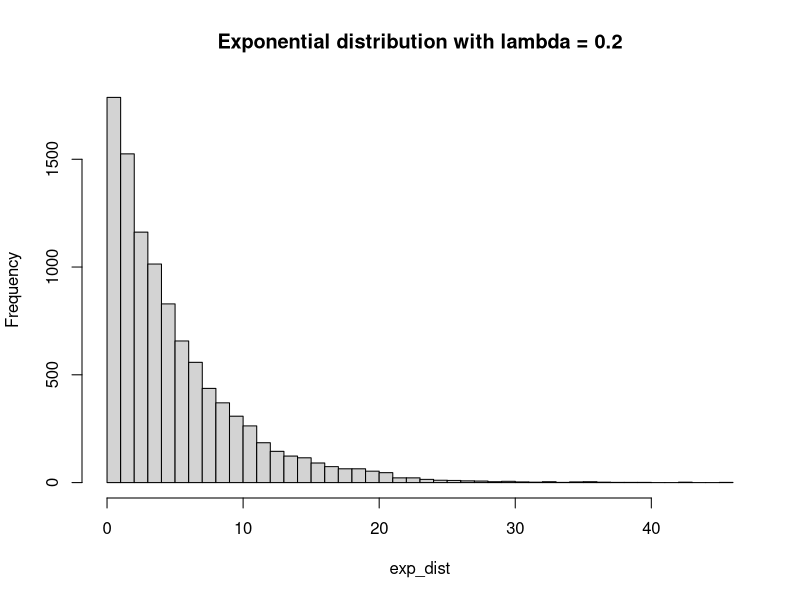
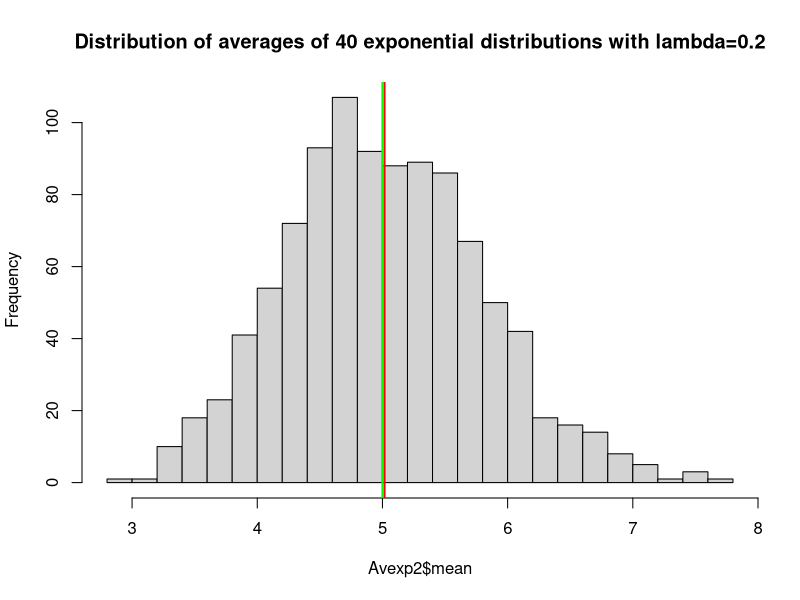
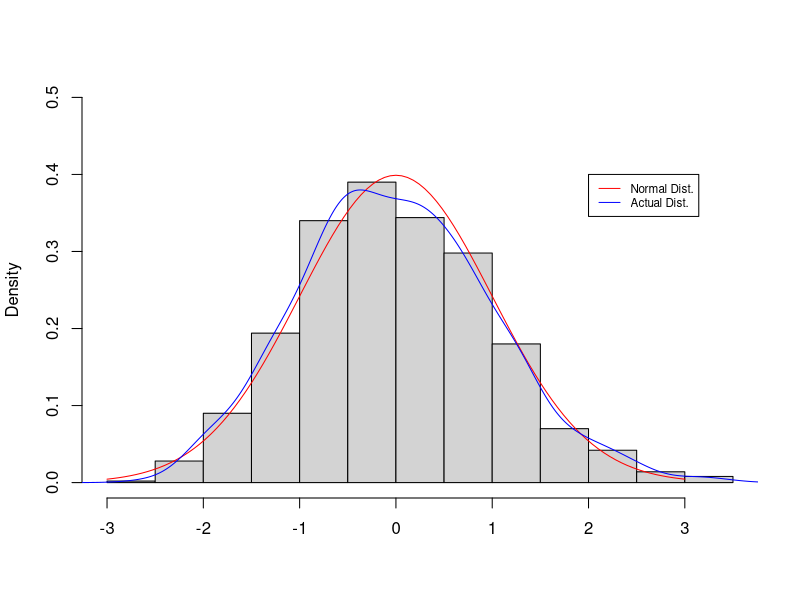
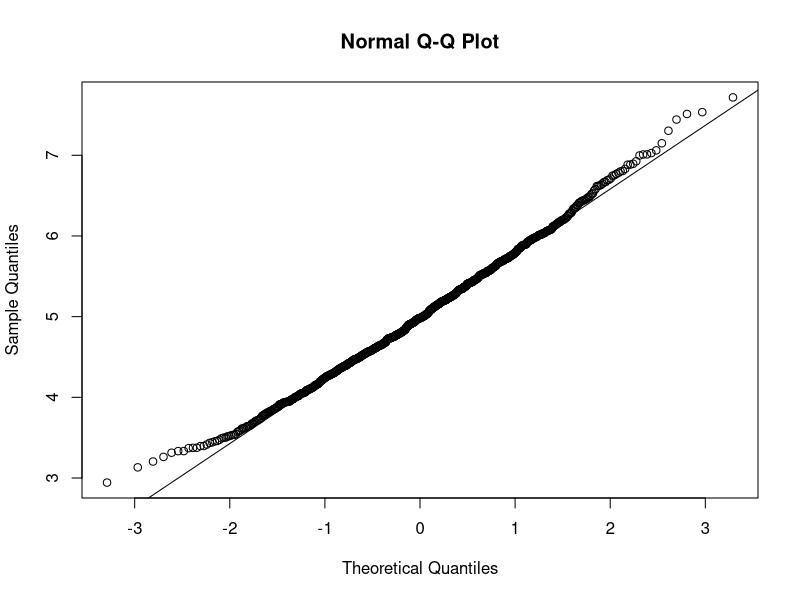

The R script that drew these images, in order:
## ---- chunk 1
lambda <- 0.2
size <- 40 #size of the sample
#mean and sd of the exponential distribution are defined as 1/lambda
mean <- 1/lambda
std <- 1/lambda
## ---- chunk 2
set.seed(123)
exp_dist <- rexp(10000, lambda)
h <- hist(exp_dist, breaks=50,main="Exponential distribution with lambda = 0.2")


## ---- chunk 3
#average of 40 exponentials
nsim <- 1000
Avexp2 <- data.frame(mean=numeric(nsim))

for (i in 1:nsim) {
  exp2<-rexp(size,lambda)     # simulation set of n exponential with l lambda
  Avexp2[i,1]<-mean(exp2) # mean of simulation set
}



## ---- chunk 4
#mean of new distribution and comparison with theoretical mean
smean = mean(Avexp2$mean)
cat("The sample mean is: ",smean)
cat("The theoretical mean is: ", mean)


## ---- chunk 5

hist(Avexp2$mean, breaks=30,main="Distribution of averages of 40 exponential distributions with lambda=0.2")

abline(v=smean,col='red',lwd=2)
abline(v=mean,col='green',lwd=2)
## ---- chunk 6
theo_sd <- std / sqrt(size)
## ---- chunk 7
ssd <- sd(Avexp2$mean)
## ---- chunk 8
cat("The theoretical standard deviation is ", theo_sd)
cat("The standard deviation of the sample means is ", ssd)

## ---- chunk 9

hist(scale(Avexp2$mean),probability="T",main='',ylim=c(0,0.5),xlab='')
curve(dnorm(x,0,1),-3,3, col='red',add=T) # normal distribution
lines(density(scale(Avexp2$mean)),col='blue') # actual distribution 
legend(2,0.4,c('Normal Dist.','Actual Dist.'),cex=0.7,col=c('red','blue'),lty=1)
## ---- chunk 10
qqnorm(Avexp2$mean); qqline(Avexp2$mean)

